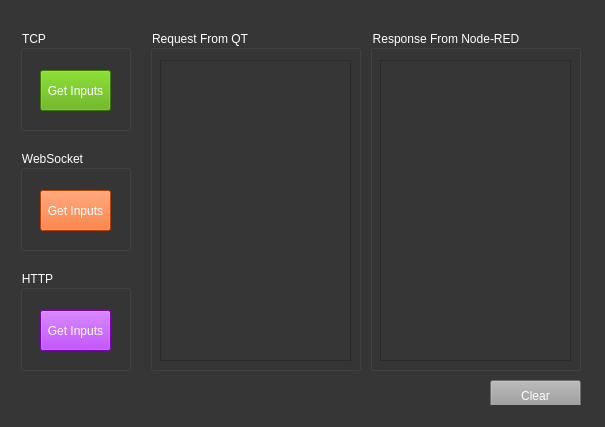
<?xml version="1.0" encoding="UTF-8"?>
<ui version="4.0">
 <class>MainWindow</class>
 <widget class="QMainWindow" name="MainWindow">
  <property name="geometry">
   <rect>
    <x>0</x>
    <y>0</y>
    <width>605</width>
    <height>427</height>
   </rect>
  </property>
  <property name="windowTitle">
   <string>MainWindow</string>
  </property>
  <property name="styleSheet">
   <string notr="true">background-color: rgb(54, 54, 54);</string>
  </property>
  <widget class="QWidget" name="centralwidget">
   <widget class="QGroupBox" name="groupBox_3">
    <property name="geometry">
     <rect>
      <x>20</x>
      <y>30</y>
      <width>111</width>
      <height>101</height>
     </rect>
    </property>
    <property name="styleSheet">
     <string notr="true">color: rgb(255, 255, 255);</string>
    </property>
    <property name="title">
     <string>TCP</string>
    </property>
    <widget class="QPushButton" name="readDataFromSocket">
     <property name="geometry">
      <rect>
       <x>20</x>
       <y>40</y>
       <width>71</width>
       <height>41</height>
      </rect>
     </property>
     <property name="styleSheet">
      <string notr="true">background-color: rgb(85, 170, 0);</string>
     </property>
     <property name="text">
      <string>Get Inputs</string>
     </property>
    </widget>
   </widget>
   <widget class="QGroupBox" name="groupBox_5">
    <property name="geometry">
     <rect>
      <x>20</x>
      <y>270</y>
      <width>111</width>
      <height>101</height>
     </rect>
    </property>
    <property name="styleSheet">
     <string notr="true">color: rgb(255, 255, 255);</string>
    </property>
    <property name="title">
     <string>HTTP </string>
    </property>
    <widget class="QPushButton" name="httpButton">
     <property name="geometry">
      <rect>
       <x>20</x>
       <y>40</y>
       <width>71</width>
       <height>41</height>
      </rect>
     </property>
     <property name="styleSheet">
      <string notr="true">
background-color: rgb(170, 0, 255);</string>
     </property>
     <property name="text">
      <string>Get Inputs</string>
     </property>
    </widget>
   </widget>
   <widget class="QPushButton" name="clearButton">
    <property name="geometry">
     <rect>
      <x>490</x>
      <y>380</y>
      <width>91</width>
      <height>31</height>
     </rect>
    </property>
    <property name="styleSheet">
     <string notr="true">color: rgb(255, 255, 255);
background-color: rgb(152, 152, 152);</string>
    </property>
    <property name="text">
     <string>Clear</string>
    </property>
   </widget>
   <widget class="QGroupBox" name="groupBox_4">
    <property name="geometry">
     <rect>
      <x>20</x>
      <y>150</y>
      <width>111</width>
      <height>101</height>
     </rect>
    </property>
    <property name="styleSheet">
     <string notr="true">color: rgb(255, 255, 255);</string>
    </property>
    <property name="title">
     <string>WebSocket</string>
    </property>
    <widget class="QPushButton" name="ChatServer">
     <property name="geometry">
      <rect>
       <x>20</x>
       <y>40</y>
       <width>71</width>
       <height>41</height>
      </rect>
     </property>
     <property name="styleSheet">
      <string notr="true">
background-color: rgb(255, 85, 0);</string>
     </property>
     <property name="text">
      <string>Get Inputs</string>
     </property>
    </widget>
   </widget>
   <widget class="QGroupBox" name="groupBox">
    <property name="geometry">
     <rect>
      <x>150</x>
      <y>30</y>
      <width>211</width>
      <height>341</height>
     </rect>
    </property>
    <property name="styleSheet">
     <string notr="true">color: rgb(255, 255, 255);</string>
    </property>
    <property name="title">
     <string>Request From QT</string>
    </property>
    <widget class="QPlainTextEdit" name="terminalLineEdit">
     <property name="geometry">
      <rect>
       <x>10</x>
       <y>30</y>
       <width>191</width>
       <height>301</height>
      </rect>
     </property>
     <property name="styleSheet">
      <string notr="true">color: rgb(67, 202, 0);
font: 10pt &quot;Segoe UI&quot;;</string>
     </property>
    </widget>
   </widget>
   <widget class="QGroupBox" name="groupBox_2">
    <property name="geometry">
     <rect>
      <x>370</x>
      <y>30</y>
      <width>211</width>
      <height>341</height>
     </rect>
    </property>
    <property name="styleSheet">
     <string notr="true">color: rgb(255, 255, 255);</string>
    </property>
    <property name="title">
     <string>Response From Node-RED</string>
    </property>
    <widget class="QPlainTextEdit" name="terminalLineEdit_2">
     <property name="geometry">
      <rect>
       <x>10</x>
       <y>30</y>
       <width>191</width>
       <height>301</height>
      </rect>
     </property>
     <property name="styleSheet">
      <string notr="true">color: rgb(67, 202, 0);
font: 10pt &quot;Segoe UI&quot;;</string>
     </property>
    </widget>
   </widget>
  </widget>
  <widget class="QMenuBar" name="menubar">
   <property name="geometry">
    <rect>
     <x>0</x>
     <y>0</y>
     <width>605</width>
     <height>21</height>
    </rect>
   </property>
  </widget>
  <widget class="QStatusBar" name="statusbar"/>
 </widget>
 <resources/>
 <connections/>
</ui>
